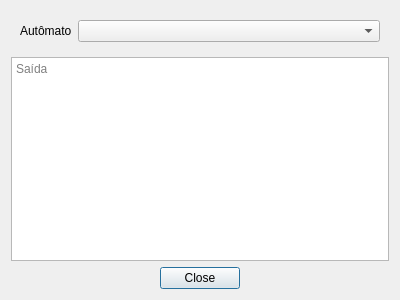
<?xml version="1.0" encoding="UTF-8"?>
<ui version="4.0">
 <class>Dialog</class>
 <widget class="QDialog" name="Dialog">
  <property name="geometry">
   <rect>
    <x>0</x>
    <y>0</y>
    <width>400</width>
    <height>300</height>
   </rect>
  </property>
  <property name="windowTitle">
   <string>Saída Gramática</string>
  </property>
  <layout class="QVBoxLayout" name="verticalLayout">
   <item>
    <widget class="QWidget" name="widget" native="true">
     <layout class="QHBoxLayout" name="horizontalLayout">
      <item>
       <widget class="QLabel" name="label">
        <property name="sizePolicy">
         <sizepolicy hsizetype="Minimum" vsizetype="Preferred">
          <horstretch>0</horstretch>
          <verstretch>0</verstretch>
         </sizepolicy>
        </property>
        <property name="text">
         <string>Autômato</string>
        </property>
       </widget>
      </item>
      <item>
       <widget class="QComboBox" name="fa_combo">
        <property name="sizePolicy">
         <sizepolicy hsizetype="Expanding" vsizetype="Fixed">
          <horstretch>0</horstretch>
          <verstretch>0</verstretch>
         </sizepolicy>
        </property>
       </widget>
      </item>
     </layout>
    </widget>
   </item>
   <item>
    <widget class="QTextBrowser" name="text_box">
     <property name="placeholderText">
      <string>Saída</string>
     </property>
    </widget>
   </item>
   <item>
    <widget class="QDialogButtonBox" name="buttonBox">
     <property name="orientation">
      <enum>Qt::Horizontal</enum>
     </property>
     <property name="standardButtons">
      <set>QDialogButtonBox::Close</set>
     </property>
     <property name="centerButtons">
      <bool>true</bool>
     </property>
    </widget>
   </item>
  </layout>
 </widget>
 <resources/>
 <connections>
  <connection>
   <sender>buttonBox</sender>
   <signal>accepted()</signal>
   <receiver>Dialog</receiver>
   <slot>accept()</slot>
   <hints>
    <hint type="sourcelabel">
     <x>248</x>
     <y>254</y>
    </hint>
    <hint type="destinationlabel">
     <x>157</x>
     <y>274</y>
    </hint>
   </hints>
  </connection>
  <connection>
   <sender>buttonBox</sender>
   <signal>rejected()</signal>
   <receiver>Dialog</receiver>
   <slot>reject()</slot>
   <hints>
    <hint type="sourcelabel">
     <x>316</x>
     <y>260</y>
    </hint>
    <hint type="destinationlabel">
     <x>286</x>
     <y>274</y>
    </hint>
   </hints>
  </connection>
 </connections>
</ui>
